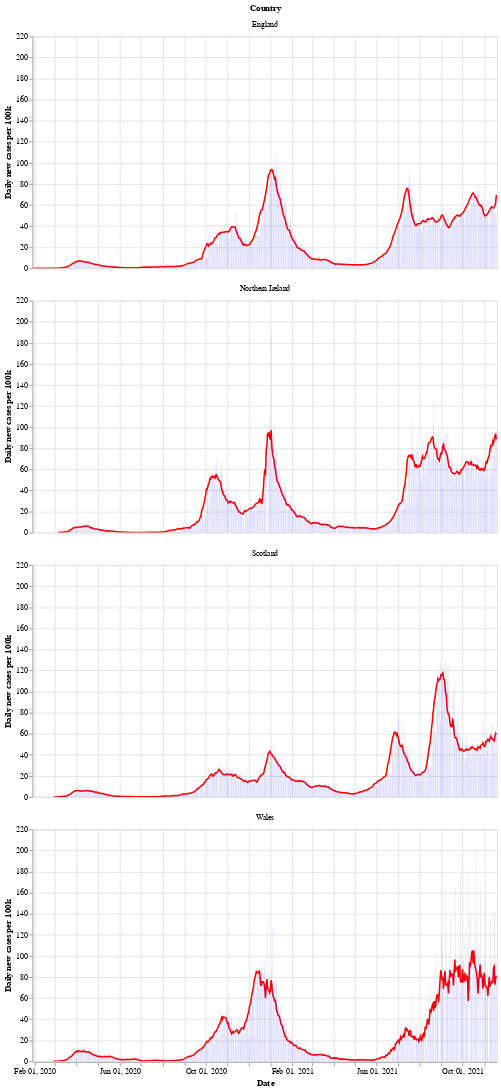

Notebook code cell kept with this figure:
### Markdown cell above
Next is a bar chart of the number of new cases in each country (per 100k population), with the 7 day moving average of cases. Again we see that Wales saw a longer period of raising and falling cases compared to the other countries.

After a period of cases falling, each nation is now seeing a rise in the number of cases - especially in Wales.

### Code cell
# collapse
bars = alt.Chart(uk_cases).mark_bar().encode(
    x=alt.X("yearmonthdate(date):T", axis=alt.Axis(title='Date')),
    y=alt.Y("newCasesRate:Q", axis=alt.Axis(title='Daily new cases per 100k')),
    tooltip='newCasesRate',
    color=alt.condition(
        alt.datum.dailyChange > 0,
        alt.value("orange"),  # The positive color
        alt.value("blue")  # The negative color
    )
).properties(title='New cases per 100k population with rolling 7 day average', width=600).interactive()
line = alt.Chart(uk_cases).mark_line(
    color='red',
    size=2,
).transform_window(
    rolling_mean='mean(newCasesRate)',
    frame=[0, 7],
    groupby=['areaName']
).encode(
    x='yearmonthdate(date):T',
    y='rolling_mean:Q'
)
alt.layer(line, bars, data=uk_cases).facet(alt.Row('areaName', title='Country'), columns=1)

### Figure 1 — Vega-Lite specification as saved in the notebook (floating-point values rounded to 4 significant figures; data arrays with more than 128 entries replaced by an {"elided": "..."} marker saying what was removed)
{"config": {"view": {"continuousWidth": 400, "continuousHeight": 300}}, "data": {"name": "data-aba3ea1fad63edd8e0161975ad24bdde"}, "facet": {"type": "nominal", "field": "areaName", "title": "Country"}, "spec": {"layer": [{"mark": {"type": "line", "color": "red", "size": 2}, "encoding": {"x": {"type": "temporal", "field": "date", "timeUnit": "yearmonthdate"}, "y": {"type": "quantitative", "field": "rolling_mean"}}, "transform": [{"window": [{"op": "mean", "field": "newCasesRate", "as": "rolling_mean"}], "frame": [0, 7], "groupby": ["areaName"]}]}, {"mark": "bar", "encoding": {"color": {"condition": {"value": "orange", "test": "(datum.dailyChange > 0)"}, "value": "blue"}, "tooltip": {"type": "quantitative", "field": "newCasesRate"}, "x": {"type": "temporal", "axis": {"title": "Date"}, "field": "date", "timeUnit": "yearmonthdate"}, "y": {"type": "quantitative", "axis": {"title": "Daily new cases per 100k"}, "field": "newCasesRate"}}, "selection": {"selector002": {"type": "interval", "bind": "scales", "encodings": ["x", "y"]}}, "title": "New cases per 100k population with rolling 7 day average", "width": 600}]}, "columns": 1, "$schema": "https://vega.github.io/schema/vega-lite/v4.8.1.json", "datasets": {"data-aba3ea1fad63edd8e0161975ad24bdde": {"elided": "2544 records"}}}
